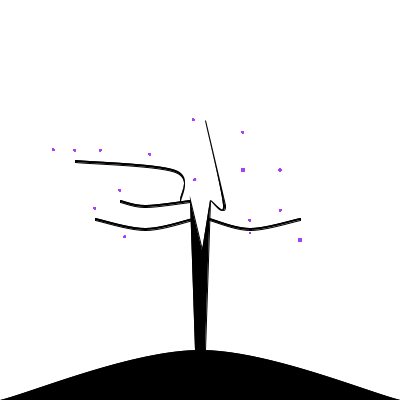
Frame 1 (no input)
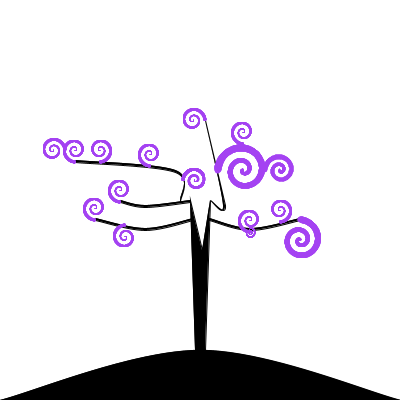
Frame 60 (the mouse pressed at the canvas centre just before this capture)
Frame 120 (the mouse held since frame 60 and released just before this capture): identical to frame 60, image omitted

The Processing sketch that drew these frames (run headless with seeded random() and noise(); from frame 60 on, the mouse is pressed at the canvas centre):

// Processing sketch: Project2
// ── Project2.pde
float y, y1, y2, y3, y4 = 0;
color c = color(random(255),random(255),random(255));
void setup() {
smooth();
size(400, 400);
}
void draw() {
	background(255, 255, 255);
	smooth();
	hill();
	tree();
	grow12();
	float z = grow12();
	float z1 = grow5();
	float z2 = grow15();
	float z3 = grow20();
	float z4 = grow25();
	branches();
	flowers(z,z1,z2,z3,z4,c);
	
}
void branches()
{
	strokeWeight(1);
	fill(0);
	stroke(0);
	beginShape();
	curveVertex(193, 218);
	curveVertex(193, 218);
	curveVertex(145, 228);
	curveVertex(95, 218);
	curveVertex(95, 218);
	vertex(95, 220);
	curveVertex(95, 220);
	curveVertex(95, 220);
	curveVertex(145, 230);
	curveVertex(193, 220);
	curveVertex(193, 220);
	endShape(CLOSE);

	beginShape();
	curveVertex(190, 200);
	curveVertex(190, 200);
	curveVertex(145, 205);
	curveVertex(120, 200);
	curveVertex(120, 200);
	vertex(120, 202);
	curveVertex(120, 202);
	curveVertex(120, 202);
	curveVertex(145, 207);
	curveVertex(190, 202);
	curveVertex(190, 202);
	endShape(CLOSE);

	beginShape();
	curveVertex(180, 200);
	curveVertex(180, 200);
	curveVertex(175, 170);
	curveVertex(75, 160);
	curveVertex(75, 160);
	vertex(75, 162);
	curveVertex(75, 162);
	curveVertex(75, 162);
	curveVertex(175, 172);
	curveVertex(180, 202);
	curveVertex(180, 202);
	endShape(CLOSE);

	beginShape();
	curveVertex(209, 218);
	curveVertex(209, 218);
	curveVertex(250, 228);
	curveVertex(300, 218);
	curveVertex(300, 218);
	vertex(300, 220);
	curveVertex(300, 220);
	curveVertex(300, 220);
	curveVertex(250, 230);
	curveVertex(209, 220);
	curveVertex(209, 220);
	endShape(CLOSE);

	beginShape();
	curveVertex(210, 200);
	curveVertex(210, 200);
	curveVertex(225, 205);
	curveVertex(205, 120);
	vertex(205, 120);
	curveVertex(205, 120);
	curveVertex(205, 120);
	curveVertex(223, 205);
	curveVertex(210, 200);
	curveVertex(210, 200);
	endShape(CLOSE);

}
void hill()
{
	fill(0);
	stroke(0);
	beginShape();
	curveVertex(0, 400);
	curveVertex(0, 400);
	curveVertex(200, 350);
	curveVertex(400, 400);
	curveVertex(400, 400);
	endShape(CLOSE);
}
void tree()
{
	stroke(0);
	strokeWeight(1);
	beginShape();
	vertex(195, 350);
	vertex(205, 350);
	vertex(210, 200);
	vertex(202, 250);
	vertex(190, 200);
	endShape(CLOSE);
}
void flowers(float z, float z1, float z2, float z3, float z4, color c)
{

	drawSpiral(95, 208, z, .5,c);

	drawSpiral(243, 132, z, .5,c);
	
	drawSpiral(120, 190, z, .5,c);
	
	drawSpiral(75, 150, z, .5,c);
	
	drawSpiral(150, 154, z, .5,c);
	
	drawSpiral(250, 220, z, .5,c);
	
	drawSpiral1(120, 193, z, .5,c);
	
	drawSpiral1(150, 53, z, .5, c);
	
	pushMatrix();
	translate(125, 237);
	rotate(radians(270));
	drawSpiral1(0, 0, z, .5,c);
	popMatrix();
	
	pushMatrix();
	translate(100, 150);
	rotate(radians(90));
	drawSpiral1(0, 0, z, .5, c);
	popMatrix();
	
	pushMatrix();
	translate(300, 240);
	rotate(radians(180));
	drawSpiral(0, 0, z3, 2, c);
	popMatrix();
	
	pushMatrix();
	translate(195, 180);
	rotate(radians(90));
	drawSpiral(0, 0, z, 1, c);
	popMatrix();
	
	pushMatrix();
	translate(280, 210);
	rotate(radians(90));
	drawSpiral1(0, 0, z, .5, c);
	popMatrix();
	
	pushMatrix();
	translate(250, 233);
	rotate(radians(180));
	drawSpiral(0, 0, z1, .5, c);
	popMatrix();
	
	pushMatrix();
	translate(243, 170);
	rotate(radians(90));
	drawSpiral(0, 0, z4, 2,c);
	popMatrix();
	
	pushMatrix();
	translate(280, 170);
	rotate(radians(90));
	drawSpiral(0, 0, z2, 1.5, c);
	popMatrix();



}

void drawSpiral(float cx, float cy, float radi, float weight, color c) {
float sx, sy, sradi;
stroke(c);
strokeWeight(weight);
fill(c);
sradi = 0;
for (int i=0; i< 720; i++) {
sx = cx + sradi*sin(radians(i));
sy = cy + sradi*cos(radians(i));
ellipse(sx, sy, sradi/5, sradi/5);
sradi = sradi + radi/720;
}
}
// x and y swapped
void drawSpiral1(float cx, float cy, float radi, float weight , color c) {
float sx, sy, sradi;
stroke(c);
strokeWeight(weight);
fill(c);
sradi = 0;
for (int i=0; i< 720; i++) {
sy = cx + sradi*sin(radians(i));
sx = cy + sradi*cos(radians(i));
ellipse(sx, sy, sradi/5, sradi/5);
sradi = sradi + radi/720;
}
}
float grow12()
{
	if (y <= 12)
	{
		y += .6;
		return y;
	} 
	else 
	{
		return y;
	}
}
float grow5()
{

	
	if (y1 <= 5)
	{
		y1 += .6;
		return y1;
	} 
	else 
	{
		return y1;
	}
}
float grow15()
{

	
	if (y2 <= 15)
	{
		y2 += .6;
		return y2;
	} 
	else 
	{
		return y2;
	}
}
float grow20()
{

	
	if (y3 <= 20)
	{
		y3 += .6;
		return y3;
	} 
	else 
	{
		return y3;
	}
}
float grow25()
{

	
	if (y4 <= 25)
	{
		y4 += .6;
		return y4;
	} 
	else 
	{
		return y4;
	}
}
